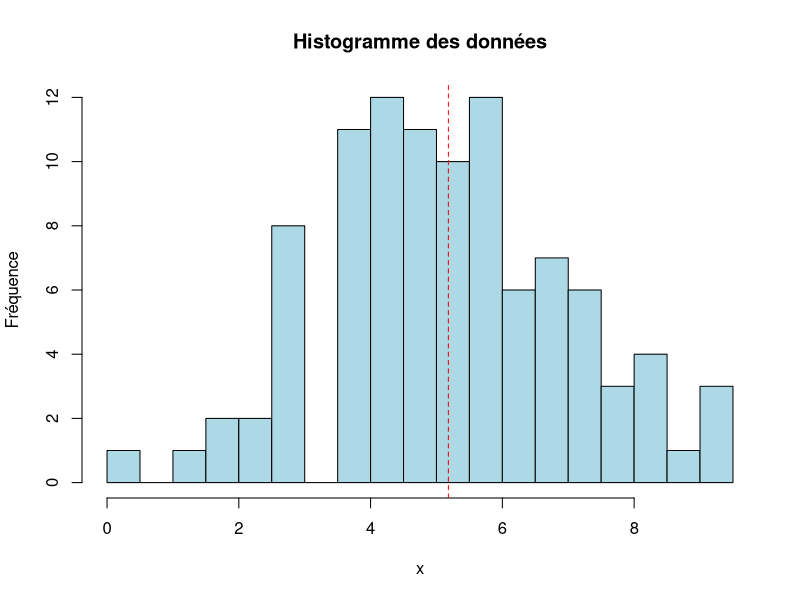
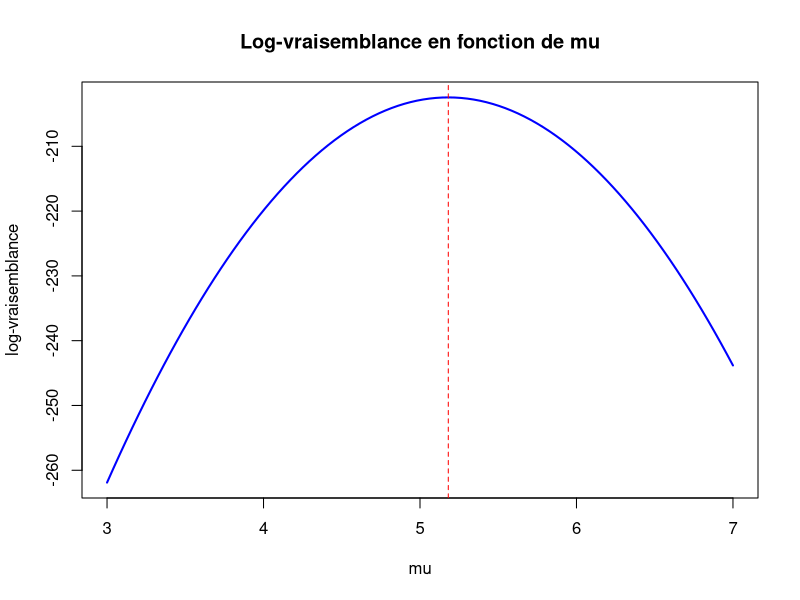
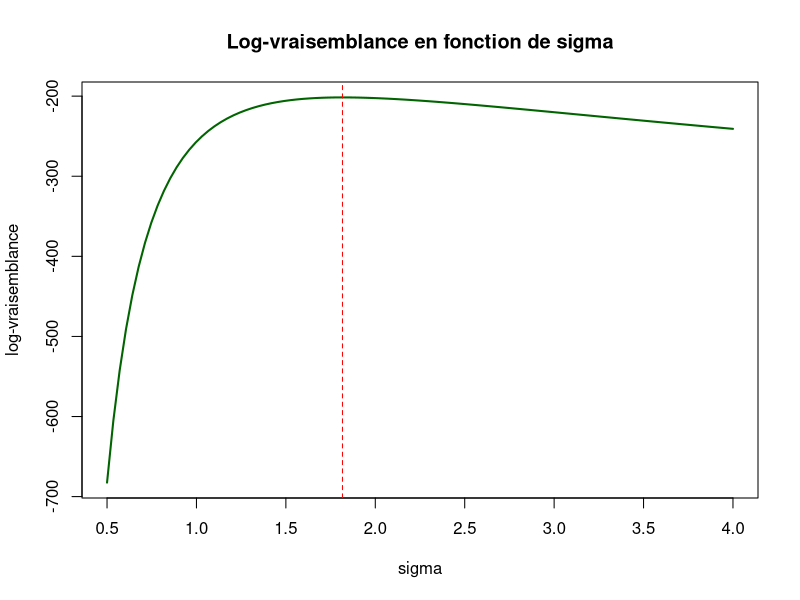

Source code (R) for these figures, in order:

library(ggplot2)
library(reshape2)

set.seed(123)
x <- rnorm(100, mean = 5, sd = 2)

# Histogramme des données
hist(x, breaks=15, col="lightblue",
     main="Histogramme des données",
     xlab="x", ylab="Fréquence")
abline(v=mean(x), col="red", lty=2)  # moyenne empirique

#On voit que ca ressemble à loi normale donc on choisit la loi normale pour faire la vraisemblance
#Vraisemblance qui est le produit de la fonction de densité à chaque x
#On utilise la log vraisemblance plutot que la vraisemblance car c'est plus facilement solvable et différentiable
#On veut donc maximiser le log vraisemblance selon la moyenne et l'écart type

logLikNorm <- function(params, data) {
  mu <- params[1]
  sigma <- params[2]
  if(sigma <= 0) return(-Inf)  # sigma > 0
  n <- length(data)
  ll <- -n/2*log(2*pi) - n*log(sigma) - sum((data - mu)^2)/(2*sigma^2)
  return(ll)
}

#Ici on derive le log vraisemblance par rapport à mu (moyenne)

mu_vals <- seq(3, 7, length=100)
ll_mu <- sapply(mu_vals, function(mu) logLikNorm(c(mu, 2), x))

plot(mu_vals, ll_mu, type="l", col="blue", lwd=2,
     main="Log-vraisemblance en fonction de mu",
     xlab="mu", ylab="log-vraisemblance")
abline(v=mean(x), col="red", lty=2)  # maximum

#Ici on derive le log vraisemblance par rapport à sigma (écart-type)

sigma_vals <- seq(0.5, 4, length=100)
ll_sigma <- sapply(sigma_vals, function(s) logLikNorm(c(mean(x), s), x))

plot(sigma_vals, ll_sigma, type="l", col="darkgreen", lwd=2,
     main="Log-vraisemblance en fonction de sigma",
     xlab="sigma", ylab="log-vraisemblance")
abline(v=sqrt(mean((x-mean(x))^2)), col="red", lty=2)  # maximum

#Maximisation numérique (L-BDGS-B) car analytique serait trop compliquée

res <- optim(
  par=c(mu=0, sigma=1),           # point de départ
  fn=function(p) -logLikNorm(p, x),  # on minimise -logLik
  method="L-BFGS-B",
  lower=c(-Inf, 1e-6)             # sigma > 0
)
res$par

mu_hat    <- res$par[1]
sigma_hat <- res$par[2]

#Comparaison des estimateurs trouvés par rapport aux valeurs qu'on avait fixé avec rnorm
#On peut voir que c'est relativement proche
cat("Moyenne estimée:", mu_hat, " vs valeur réelle:", 2, "\n")
cat("Sigma estimé:", sigma_hat, " vs valeur réelle:", 5, "\n")
